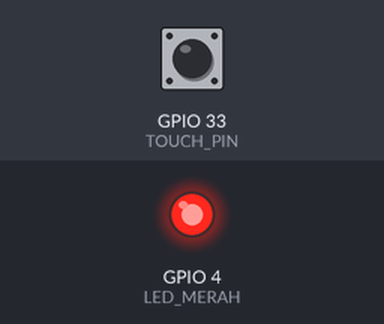
The sketch below on a simulated ESP32. Shown: output pins drawn as LEDs (lit = HIGH). Inputs (shaded band) come from the test bench; at power-on: GPIO 33 (TOUCH_PIN) HIGH. What the sketch prints to the serial monitor is not drawn. At 4.5 s the program puts the board to deep sleep or switches it off; the recording ends there.

Above: at 0.1 s.
Timing chart, 0 to 4.5 s (numbered marks = the images above):
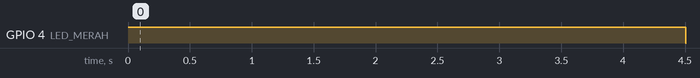

Measured:
- by itself, GPIO 4 (LED_MERAH): LOW → HIGH at 0.00 s, → LOW 4.5 s later

The sketch:

p5_bangun_sentuh.ino
```cpp
/*
 * BAB 14 - Program 5: Bangun dari Deep Sleep dengan Sentuhan
 * ESP32 tidur (deep sleep) dan bangun saat touch pad disentuh.
 * Jumlah bangun disimpan di memori RTC supaya tidak hilang selama tidur.
 *
 * Rangkaian:
 *   TOUCH (touch pad, header kuning) → IO33 (T8)
 *   LED1 (LED merah, header LED)     → IO4
 */

#define TOUCH_PIN T8  // T8 = IO33
#define LED_MERAH 4

const uint32_t PERSEN_AMBANG = 70;  // bangun jika nilai < 70% nilai tanpa sentuhan

RTC_DATA_ATTR int jumlahBangun = 0;  // disimpan di memori RTC, tetap ada selama deep sleep

// Callback kosong: hanya dipakai agar touchAttachInterrupt() bisa menyetel ambang
void callbackKosong() {}

// Rata-rata beberapa bacaan supaya derau teredam
uint32_t bacaRataRata(int jumlah) {
  uint32_t total = 0;
  for (int i = 0; i < jumlah; i++) {
    total += touchRead(TOUCH_PIN);
    delay(20);  // driver memperbarui nilai sekitar setiap 10 ms
  }
  return total / jumlah;
}

void setup() {
  Serial.begin(115200);
  pinMode(LED_MERAH, OUTPUT);
  digitalWrite(LED_MERAH, HIGH);  // LED menyala = ESP32 sedang bangun
  delay(1000);                    // beri waktu Serial Monitor tersambung

  jumlahBangun++;
  Serial.println("BAB 14 - Program 5: Bangun dengan Sentuhan");
  Serial.print("Bangun ke-");
  Serial.println(jumlahBangun);

  if (esp_sleep_get_wakeup_cause() == ESP_SLEEP_WAKEUP_TOUCHPAD) {
    Serial.println("Penyebab: touch pad disentuh");
  } else {
    Serial.println("Penyebab: baru dinyalakan atau di-reset");
  }

  Serial.println("Lepaskan jari dari pad. Tidur lagi dalam 3 detik...");
  delay(3000);

  // Ukur nilai tanpa sentuhan, lalu setel ambang bangun
  uint32_t nilaiLepas = bacaRataRata(25);
  uint32_t ambang = nilaiLepas * PERSEN_AMBANG / 100;
  touchAttachInterrupt(TOUCH_PIN, callbackKosong, ambang);  // menyetel ambang di driver
  touchSleepWakeUpEnable(TOUCH_PIN, ambang);                // pad ini menjadi sumber bangun

  Serial.print("Ambang bangun: ");
  Serial.println(ambang);
  Serial.println("Tidur... sentuh pad untuk membangunkan.");
  Serial.flush();                // tunggu sampai semua teks selesai terkirim
  digitalWrite(LED_MERAH, LOW);  // LED mati = ESP32 tidur

  esp_deep_sleep_start();        // mulai deep sleep; baris setelah ini tidak dijalankan
}

void loop() {
  // Tidak pernah dijalankan: setelah bangun, ESP32 mulai lagi dari setup()
}
```
